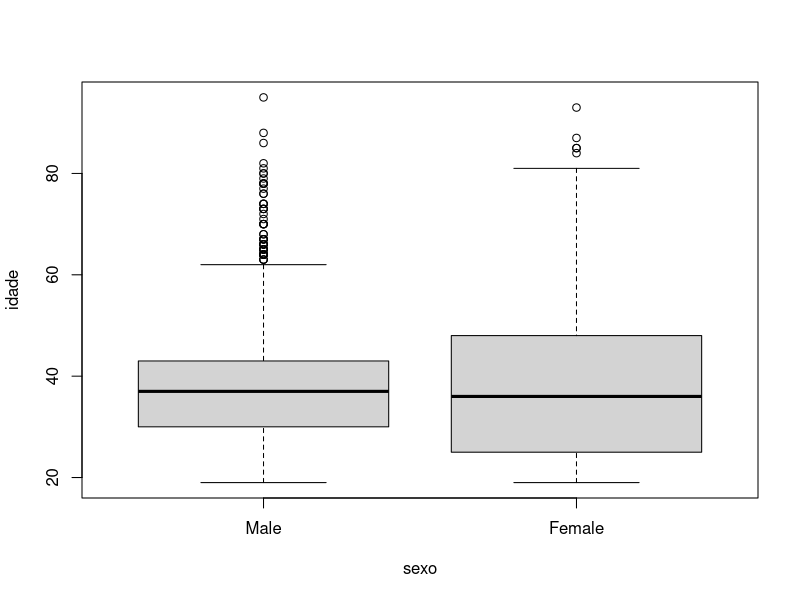
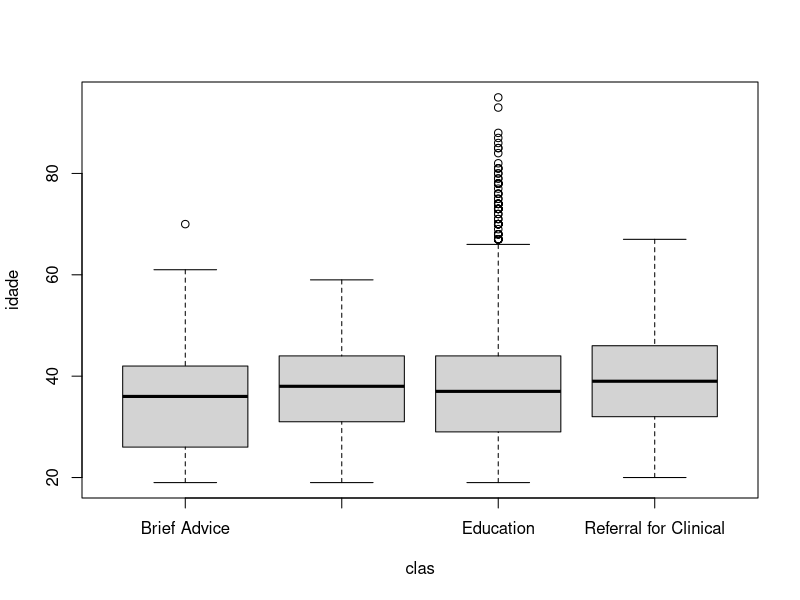
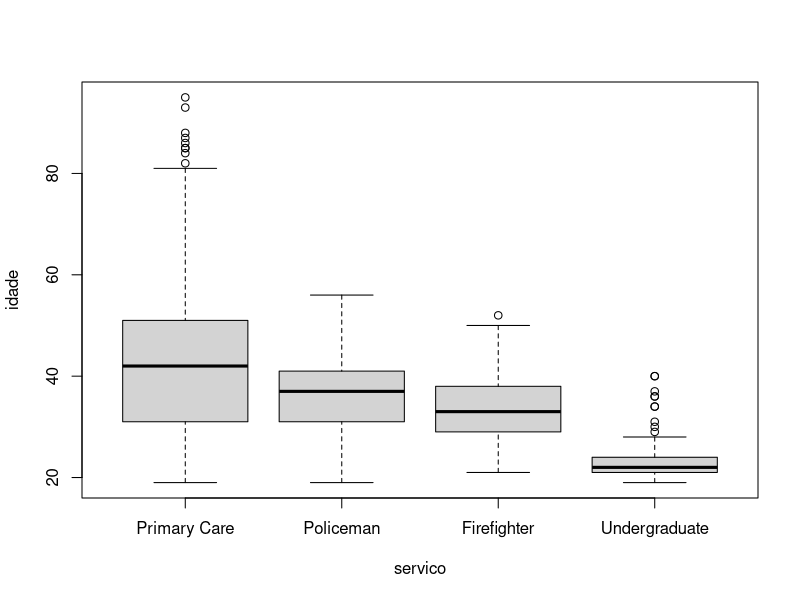
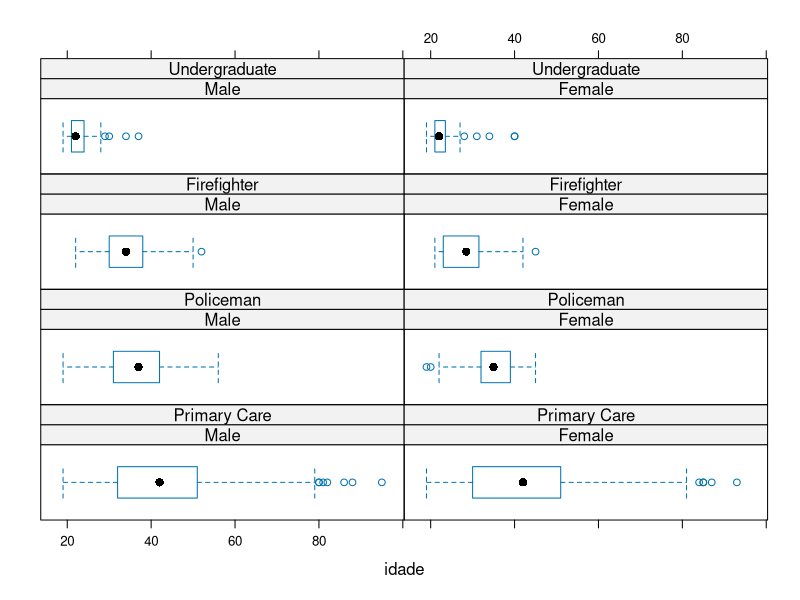
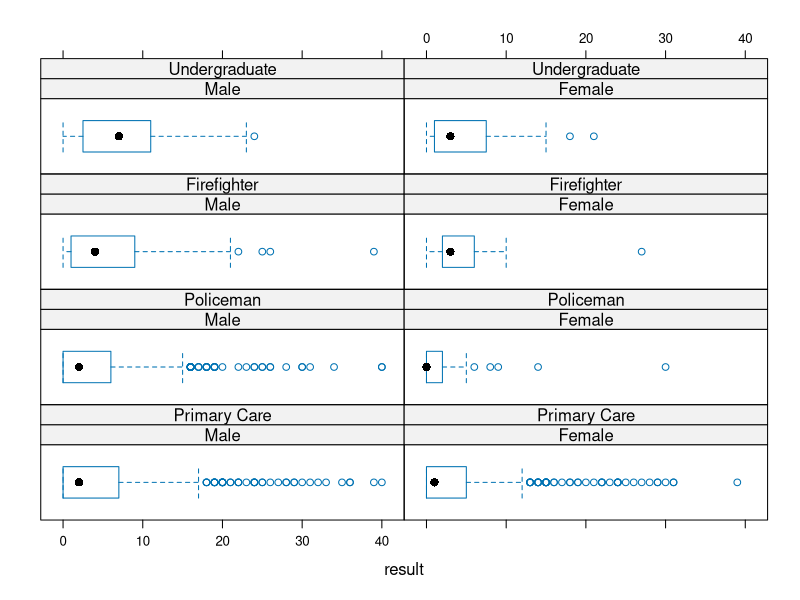

Generate these figures, in order, with R: (Note: this script raises an error after producing the figures.)
# IRT AUDIT SCRIPT

## libraries ----
libs <- c('psych', 'ltm', 'RColorBrewer', 'car',
          'lattice', 'mirt')
lapply(libs, require, character.only = T)
rm(libs)

# Import data ----
auditdf <- read.csv("audit.csv", header=TRUE, na.strings = c("NA",""), strip.white = TRUE)
auditdf <- auditdf[,1:15]

## Check data.frames
# names(auditdf) # Inspecting selection
# sapply(auditdf, FUN=table) # Finding errors

## Correct errors
auditdf <- subset(auditdf, auditdf$idade > 18) # Exclude less than 18 years
auditdf$fr5doses[auditdf$fr5doses > 4] <- NA # fixing errors
auditdf$feriment[auditdf$feriment == 1] <- NA # fixing errors
auditdf$parbeber[auditdf$parbeber > 4 | auditdf$parbeber == 1 | auditdf$parbeber == 3] <- NA # fixing errors
auditdf$sexo[auditdf$sexo == 0] <- NA # Inserting NA
auditdf$sexo <- factor(auditdf$sexo, labels=c("Male","Female"))
auditdf$servico <- factor(auditdf$servico, labels=c("Primary Care","Policeman", "Firefighter", "Undergraduate"))

## Compute audit score
auditdf$result <- auditdf$freq + auditdf$doses + auditdf$fr5doses + auditdf$nconspar + auditdf$nconsfaz + auditdf$bebmanha + auditdf$culpado + auditdf$nlembrou + auditdf$feriment + auditdf$parbeber # computing audit values

# classifying participants using as reference cutoff points from AUDIT-babor
auditdf$clas[auditdf$result <= 7] <- "Education"
auditdf$clas[auditdf$result > 7 & auditdf$result <= 15] <- "Brief Advice"
auditdf$clas[auditdf$result > 15 & auditdf$result <= 19] <- "Brief Advice and brief counseling"
auditdf$clas[auditdf$result > 20] <- "Referral for Clinical"

# Descriptives ----

# sex
table(auditdf$sex)
by(auditdf$sexo, auditdf$servico, summary) # by sex

# age
summary(auditdf$idade)
boxplot(idade ~ sexo , data = auditdf) # by sexo
boxplot(idade ~ clas , data = auditdf) # by clas
boxplot(idade ~ servico , data = auditdf) # by servico
bwplot(~idade|sexo*servico, data = auditdf)

# servico
table(auditdf$servico)

# Audit classification
table(auditdf$clas)
bwplot(~result|sexo*servico, data = auditdf)

# Item Response Theory - Graded Model ----

## Descriptives
describe(auditdf[6:15])

### correlation matrix
round(cor(auditdf[6:15], method="kendal", use="complete.obs"),2) # kendall correlation coef among audit items

### Cronbach's alpha
alpha(auditdf[6:15]) # Cronbach's alpha
by(auditdf[6:15], auditdf$servico, alpha) # Cronbach's by service

### Exploratory factor analysis
### Bifactor Model
factors  <- c(2,2,2,1,1,1,1,1,1,1)
mbi  <- bfactor(auditdf[6:15], factors)
summary(mbi)
mbi$
residuals(mbi)

## GRM
auditdf[6:15] <- lapply(auditdf[6:15], as.factor) # transform audit vars as factor for grm

#irt
#str(auditdf) # checking transformation - it seems ok.

# Comparing models - one parameter (theta) vs. 2 parameter (theta and discrimination)
# Creating models
audit1par <- grm(auditdf[6:15], constrained = T)
audit2par <- grm(auditdf[6:15])

# Comparing, using BIC and AIC as criteria. (Less is better)
anova(audit1par, audit2par) # 1 parameter model seems to fit data better

# Summary of the model
summary(audit1par)
coef(audit1par)
plot(audit1par)


# information
information(audit1par, c(-4,4)) # all items - Total info = 55.92
information(audit1par, c(-4,4), c(1,2,3)) # shortaudit - Total info = 20.99, which means (20.94/55.87) .374 of the total. This result is quite similar to Strauss and Rindstoff ~.40.


# Graphs for publication - of ICC and OCCU
par(mfrow = c(1,1))
for (i in 1:10) {
  plot(audit1par, type = "ICC", items = i, col = brewer.pal(4,"Dark2"), main = "ICC", ylab = "Probabilidade", xlab = "Theta")
  plot(audit1par, type = "OCCu", items = i, col = brewer.pal(4,"Dark2"), main = "OCCu", xlab = "Theta")
}